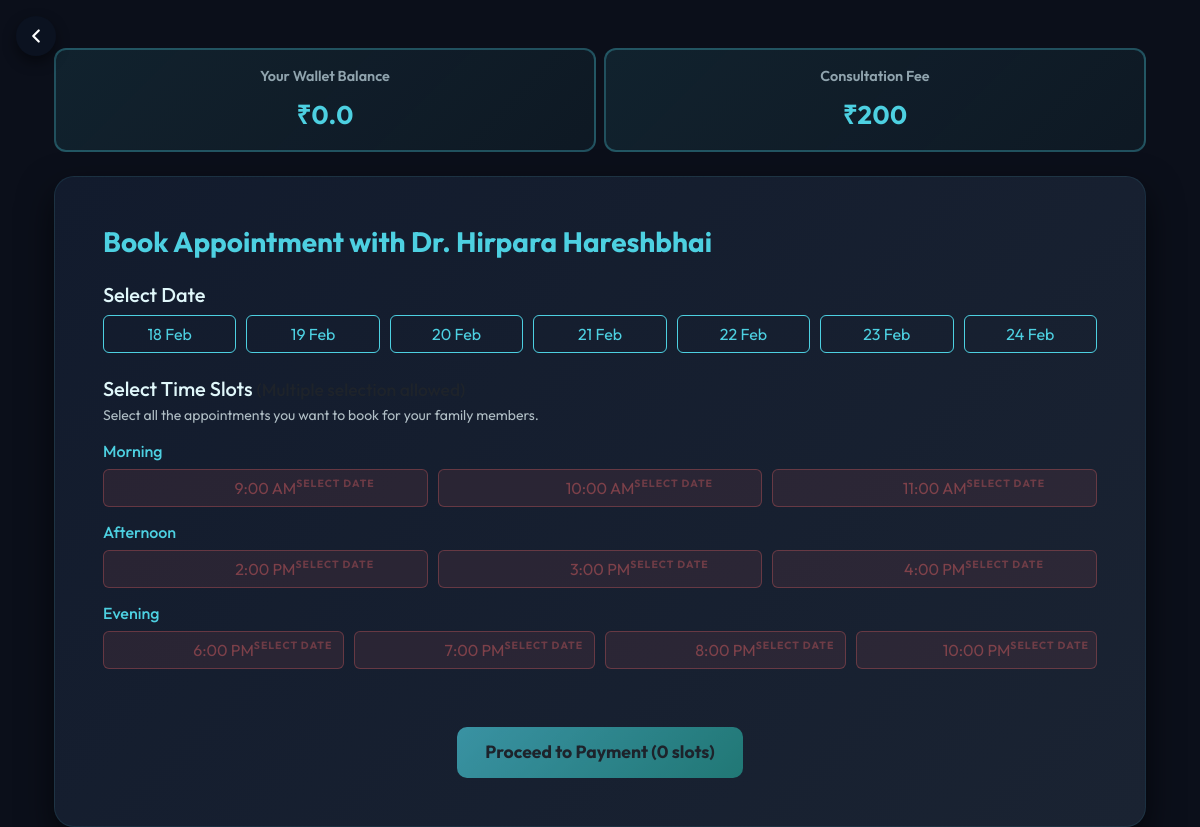
Screenshot of /book_slots/38 (signed in) with the database file from the repository.
### tables this page shows
CREATE TABLE wallets (
            id INTEGER PRIMARY KEY AUTOINCREMENT,
            user_id INTEGER UNIQUE,
            balance REAL DEFAULT 1000.0,
            created_at DATETIME DEFAULT CURRENT_TIMESTAMP,
            FOREIGN KEY (user_id) REFERENCES users (id)
        );

CREATE TABLE doctors (
            id INTEGER PRIMARY KEY AUTOINCREMENT,
            fname TEXT NOT NULL,
            lname TEXT NOT NULL,
            specialty TEXT NOT NULL,
            fees INTEGER NOT NULL,
            rating REAL DEFAULT 0
        , user_id INTEGER, age INTEGER, qualification TEXT, license TEXT, address TEXT, profile_complete INTEGER DEFAULT 0, profile_percent INTEGER DEFAULT 25, hospital_name TEXT, staff_count INTEGER, experience_years INTEGER, reviews TEXT, awards TEXT, languages TEXT, emergency_contact TEXT, city TEXT, state TEXT, landmark TEXT, full_address TEXT, pincode TEXT, latitude TEXT, longitude TEXT, hospital_timing TEXT, hospital_contact TEXT, gender TEXT);

### app.py (the view)
@app.route("/book_slots/<int:doctor_id>")
def book_slots(doctor_id):
    if "user_id" not in session or session.get("role") != "user":
        return redirect("/login")
    conn = get_db()
    doctor = conn.execute("SELECT * FROM doctors WHERE id=?", (doctor_id,)).fetchone()
    if not doctor:
        conn.close()
        return "Doctor not found", 404
    doctor = dict(doctor)
    doctor["fees"] = get_specialty_fees(doctor["specialty"])
    wallet = conn.execute("SELECT balance FROM wallets WHERE user_id=?", (session["user_id"],)).fetchone()
    balance = wallet["balance"] if wallet else 0.0
    booked_slots = conn.execute("""
        SELECT date, time FROM appointments
        WHERE doctor_id=? AND status IN ('accepted','pending')
    """, (doctor_id,)).fetchall()
    booked_slots_dict = {}
    for slot in booked_slots:
        date = slot['date']
        time = slot['time']
        if date not in booked_slots_dict:
            booked_slots_dict[date] = []
        booked_slots_dict[date].append(time)
    conn.close()
    dates = []
    months = ['Jan', 'Feb', 'Mar', 'Apr', 'May', 'Jun', 'Jul', 'Aug', 'Sep', 'Oct', 'Nov', 'Dec']
    now = datetime.now()
    for i in range(7):
        date_obj = now + timedelta(days=i)
        date_str = date_obj.strftime('%Y-%m-%d')
        day = date_obj.strftime('%d')
        month = months[date_obj.month - 1]
        dates.append({'date': date_str, 'display': f"{day} {month}"})
    return render_template("book_slots.html", doctor=doctor, dates=dates, balance=balance, booked_slots=booked_slots_dict)

### app.py (called while the page is built)
def get_db():
    db_manager = DatabaseManager()
    return db_manager.get_connection()

def get_specialty_fees(specialty):
    specialty_fees = {
        'General Physician': 200, 'Gynaecology': 500, 'Dermatology': 500,
        'Gastrology': 200, 'Psychiatry': 200, 'Child Care': 500,
        'Urology': 500, 'Cold & Fever': 500
    }
    return specialty_fees.get(specialty, 0)

    def get_connection(self):
        conn = sqlite3.connect(self.db_path)
        conn.row_factory = sqlite3.Row
        return conn

### templates/book_slots.html (shortened to what this page needs)
{% extends "base.html" %}
{% block content %}
<div class="profile-back-btn">
  <a href="/doctor/{{ doctor.id }}" title="Back">
    <svg width="22" height="22" viewBox="0 0 24 24" fill="none">
      <path d="M15 18l-6-6 6-6"
            stroke="#ffffff"
            stroke-width="2.4"
            stroke-linecap="round"
            stroke-linejoin="round"/>
    </svg>
  </a>
</div>
<div class="container mt-5">
  <div class="row mb-4 g-2">
    <div class="col-md-6">
      <div class="info-card wallet-info">
        <div class="info-label">Your Wallet Balance</div>
        <div class="info-value">₹{{ balance|round(2) }}</div>
      </div>
    </div>
    <div class="col-md-6">
      <div class="info-card fee-info">
        <div class="info-label">Consultation Fee</div>
        <div class="info-value">₹{{ doctor.fees }}</div>
      </div>
    </div>
  </div>
  <div class="card p-5 pro-slot-card">
    <h3 class="text-info mb-4 fw-bold">
      Book Appointment with Dr. {{ doctor.fname }} {{ doctor.lname }}
    </h3>
    <div class="mb-4">
      <h5 class="text-white mb-2">Select Date</h5>
      <div class="date-blocks">
        {% for date in dates %}
        <button type="button"
                class="btn date-btn"
                data-date="{{ date.date }}">
          {{ date.display }}
        </button>
        {% endfor %}
      </div>
    </div>
    <div class="mb-4">
      <h5 class="text-white mb-1">Select Time Slots <small class="text-muted">(Multiple selection allowed)</small></h5>
      <p class="text-light small mb-3">Select all the appointments you want to book for your family members.</p>
      {% for period, slots in {'Morning':['09:00','10:00','11:00'],'Afternoon':['14:00','15:00','16:00'],'Evening':['18:00','19:00','20:00','22:00']}.items() %}
      <h6 class="text-info mt-3">{{ period }}</h6>
      <div class="slot-row">
        {% for time in slots %}
        {% set h = time.split(':')[0]|int %}
        {% set m = time.split(':')[1] %}
        {% set ampm = 'AM' if h < 12 else 'PM' %}
        {% set display_h = 12 if h == 0 else (h if h <= 12 else h - 12) %}
        <button type="button" class="btn slot-btn" data-time="{{ time }}">
          {{ display_h }}:{{ m }} {{ ampm }}
        </button>
        {% endfor %}
      </div>
      {% endfor %}
    </div>
    <div class="text-center mt-4">
      <button type="button" class="btn btn-proceed" id="proceed-payment" disabled>
        Proceed to Payment (<span id="slot-count">0</span> slots)
      </button>
    </div>
  </div>
</div>
<link rel=\"stylesheet\" href=\"https://cdnjs.cloudflare.com/ajax/libs/font-awesome/6.4.0/css/all.min.css\">
{% endblock %}

### static/css/style.css (style rules this page uses)
body { font-family:'Outfit',sans-serif; background:#0b0f1a; color:#fff; }
.card { background:#121b2d; border-radius:20px; box-shadow:0 15px 30px rgba(0,0,0,0.5); }
@media (min-width: 1200px) { .container { max-width: 1140px; } }
@media (min-width: 1200px) { .card { border-radius: 20px; padding: 35px; } }

### templates/base.html (style rules this page uses)
:root { --bg-main: #0b0f1a; --bg-card: #121b2d; --border-soft: #22324a; --text-muted: #9fb3cc; --accent: #4dd0e1; }
* { box-sizing: border-box; }
html, body { max-width: 100%; overflow-x: hidden; }
body { background: #0b0f1a; font-family: 'Outfit', sans-serif; color: #fff; }
img, svg, video, canvas { max-width: 100%; height: auto; }
.container, .container-fluid { width: 100%; }

### templates/book_slots.html (style rules this page uses)
.profile-back-btn { position: fixed; top: 16px; left: 16px; z-index: 10; }
.profile-back-btn a { width: 40px; height: 40px; border-radius: 50%; background: #0b1220; display: flex; align-items: center; justify-content: center; box-shadow: 0 6px 14px rgba(0,0,0,.45); transition: .2s; }
.info-card { background: linear-gradient(135deg, rgba(77, 208, 225, 0.1) 0%, rgba(77, 208, 225, 0.05) 100%); border: 2px solid rgba(77, 208, 225, 0.3); border-radius: 12px; padding: 16px 20px; text-align: center; transition: all 0.3s ease; }
.info-label { color: #90a4ae; font-size: 0.9rem; font-weight: 600; margin-bottom: 8px; }
.info-value { color: #4dd0e1; font-size: 1.6rem; font-weight: 700; letter-spacing: 0.5px; }
.pro-slot-card { background: linear-gradient(135deg,#121b2d,#1a2332); border-radius:20px; box-shadow: 0 15px 35px rgba(0,0,0,0.6); border: 1px solid rgba(77,208,225,0.1); }
.date-blocks { display:flex; flex-wrap:wrap; gap:10px; }
.date-btn { flex:1; min-width:90px; border:1px solid #4dd0e1; color:#4dd0e1; background:transparent; transition: all .25s ease; }
.slot-row { display:flex; flex-wrap:wrap; gap:10px; margin-bottom:10px; }
.slot-btn { flex:1; min-width:80px; border:1px solid #4dd0e1; color:#4dd0e1; background:transparent; transition:all .25s ease, transform .2s ease; }
.slot-btn.default-disabled { opacity: 0.6; cursor: not-allowed; background: rgba(255, 107, 107, 0.15) !important; border-color: rgba(255, 107, 107, 0.5) !important; color: rgba(255, 107, 107, 0.7) !important; filter: blur(0.5px); position: relative; }
.slot-btn.default-disabled::after { content: 'SELECT DATE'; position: absolute; font-size: 0.65rem; font-weight: 700; letter-spacing: 1px; opacity: 0.8; }
.btn-proceed { background: linear-gradient(135deg,#4dd0e1,#26a69a); border:none; font-weight:bold; padding:12px 28px; border-radius:10px; font-size:1.1rem; transition:all .3s ease; }
.text-white { color:#E0F7FA !important; }
.text-light { color:#B0BEC5 !important; }
.text-info { color:#4DD0E1 !important; }

### rows the page displays
wallets: balance "0.0"
doctors: fees "200", fname "Hirpara", lname "Hareshbhai"

### other values shown
{{ date.display }} "18 Feb" "19 Feb" "20 Feb" "21 Feb" "22 Feb" "23 Feb" "24 Feb"
{{ period }} "Morning" "Afternoon" "Evening"
{{ display_h }} "9" "10" "11" "2" "3" "4" "6" "7" "8" "10"
{{ m }} "00" "00" "00" "00" "00" "00" "00" "00" "00" "00"
{{ ampm }} "AM" "AM" "AM" "PM" "PM" "PM" "PM" "PM" "PM" "PM"
